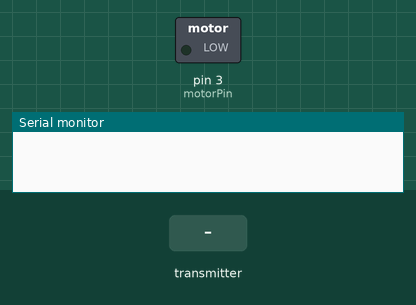
Bench run of a sketch on a simulated Arduino Uno, built with avr-gcc and run on an emulated ATmega328P. Shown: switched loads named in the sketch (green lamp = pin HIGH), the last lines printed to the serial monitor. Inputs (shaded band) come from the test bench. No radio packets arrive unless stated.

Above: at 1.2 s.
1.3 s: the transmitter starts sending throttleValue = 256
At 2.5 s:
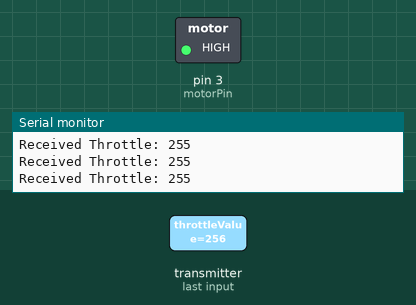
2.8 s: the transmitter starts sending throttleValue = 0
At 3.8 s:
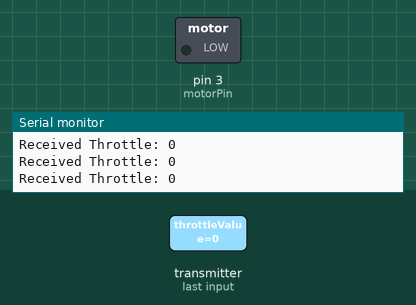
4.3 s: the transmitter starts sending throttleValue = 512
At 5.0 s:
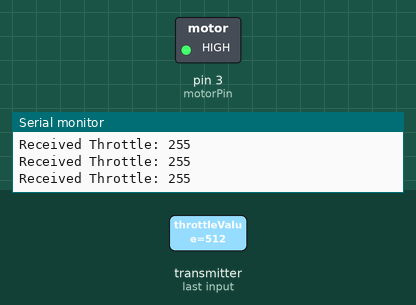
Timing chart, 0 to 7.3 s (numbered marks = the images above; inputs shaded):
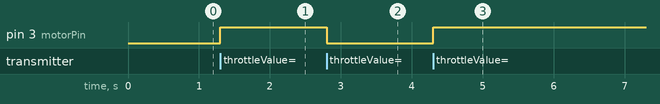

The sketch:

receiver_wireless1bldc.ino
```cpp
#include <SPI.h>
#include <nRF24L01.h>
#include <RF24.h>

// Create an RF24 object
RF24 radio(9, 10); // CE, CSN pins

// Address for communication
const byte address[6] = "00001";

const int motorPin = 3; // Pin connected to the BLDC ESC (D3)

void setup() {
  Serial.begin(9600);
  radio.begin();
  radio.openReadingPipe(0, address);
  radio.setPALevel(RF24_PA_MIN);
  radio.startListening();

  pinMode(motorPin, OUTPUT);
  analogWrite(motorPin, 0); // Initialize motor to 0 speed
}

void loop() {
  if (radio.available()) {
    int throttleValue = 0;
    radio.read(&throttleValue, sizeof(throttleValue)); // Receive throttle value
    throttleValue = constrain(throttleValue, 0, 255); // Ensure it's in range
    analogWrite(motorPin, throttleValue); // Set PWM signal to control motor
    Serial.print("Received Throttle: ");
    Serial.println(throttleValue);
  }
}
```

Measured:
- after the input at 1.3 s, pin 3 (motorPin): LOW → HIGH at once
- after the input at 2.8 s, pin 3 (motorPin): HIGH → LOW at once
- after the input at 4.3 s, pin 3 (motorPin): LOW → HIGH at once
